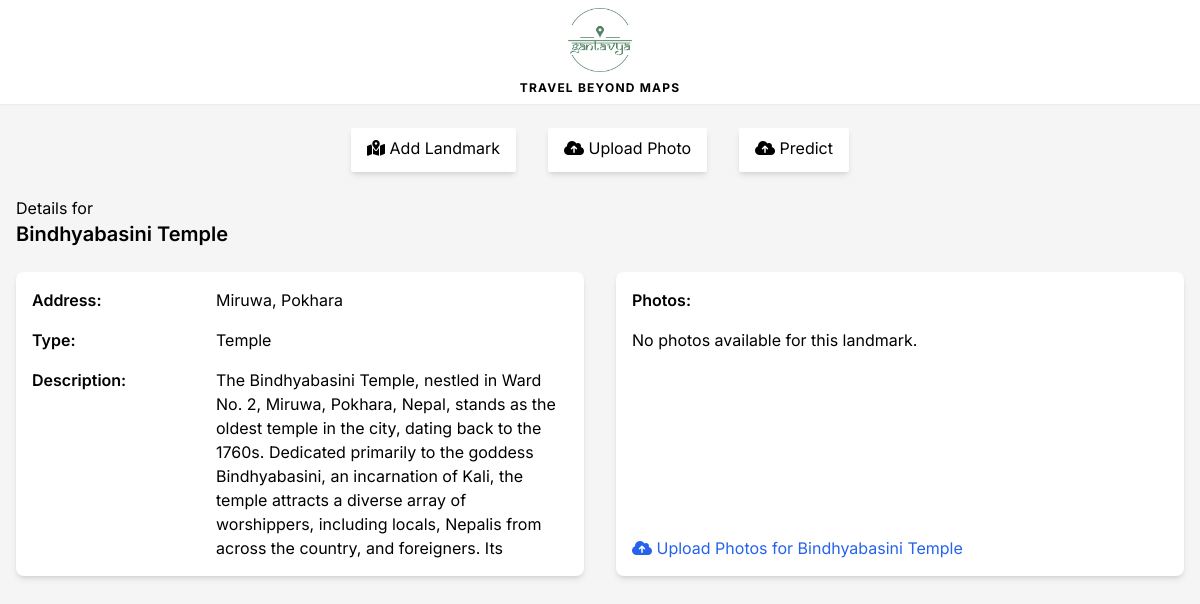
/landmark/8/, run on the app's committed database.
### base/models.py (models this page shows, shortened)
class Landmark(models.Model):
    name = models.CharField(max_length=300,blank=False, null=False) # Pumdikot Shiva Statue
    address = models.CharField(max_length=300,blank=False, null=False) # Pumdikot
    type = models.CharField(max_length=300,blank=False, null=False) # Temple
    description = models.TextField(null=True, blank=True)
    facts = models.TextField(null=True, blank=True)
    longitude = models.CharField(max_length=50, null=True, blank=True)
    latitude = models.CharField(max_length=50, null=True, blank=True)
    saved_by = models.ManyToManyField(User, related_name='saved_landmarks', blank=True) # landmark saved by users
    pred_history = models.ManyToManyField(User, related_name='predicted_landmarks', blank=True) # landmark predicted by users
    updated = models.DateTimeField(auto_now=True)
    created = models.DateTimeField(auto_now_add=True)

### base/views.py (the view)
# urls.py: path('landmark/<int:landmark_id>/', views.landmark_detail, name='landmark_detail'),
def landmark_detail(request, landmark_id):
    landmark = get_object_or_404(Landmark, pk=landmark_id)
    photos = landmark.photos.all()  # Access all photos associated with the landmark
    if request.method == 'POST':
        photo_form = PhotoUploadForm(request.POST, request.FILES)
        if photo_form.is_valid():
            photo = photo_form.save(commit=False)
            photo.place = landmark
            photo.save()
            return redirect('landmark_detail', landmark_id=landmark.id)
    else:
        photo_form = PhotoUploadForm()
    return render(request, 'base/landmark_detail.html', {'landmark': landmark, 'photos': photos, 'photo_form': photo_form})

### base/templates/base/landmark_detail.html
{% extends 'base/index.html' %} {% block title %} Landmark Detail {% endblock %}
{% block body %}
<p>Details for</p>
<h1 class="text-xl font-semibold">{{landmark.name}}</h1>
<div class="mt-6 grid grid-cols-1 md:grid-cols-2 gap-8">
  <div class="w-full h-full shadow-md rounded-lg bg-white p-4 grid grid-cols-1 sm:grid-cols-2 md:grid-cols-3 gap-4 ">
    <p class="col-start-1 col-end-2"><strong class="font-semibold">Address:</strong></p>
    <p class="col-start-2 col-end-4">{{ landmark.address }}</p>
    <p class="col-start-1 col-end-2"><strong class="font-semibold">Type:</strong></p>
    <p class="col-start-2 col-end-4">{{ landmark.type }}</p>
    <p class="col-start-1 col-end-2"><strong class="font-semibold">Description:</strong></p>
    <p class="col-start-2 col-end-4 h-48 w-full overflow-y-auto">
      {% if landmark.description %}
      {{ landmark.description }}
      {% else %}
      No details available.
      {% endif %}
    </p>
  </div>
  <div class="w-full h-full shadow-md rounded-lg bg-white p-4 gap-4 flex flex-col justify-start items-start">
    <h2 class="font-semibold">Photos:</h2>
    <div class="h-full">
      {% if photos %}
      <div class="h-full gap-4 grid grid-cols-1 sm:grid-cols-2 md:grid-cols-3 h-48 overflow-y-auto">
        {% for photo in photos %}
        <form method="post" action="{% url 'landmark_detail' photo.id %}" class="h-full relative group">
          <img src="{{ photo.photo.url }}" alt="Landmark Photo"
            class="w-full h-full object-cover aspect-square rounded-md hover:shadow-xl duration-300 ease-in-out cursor-pointer" />
          {% csrf_token %}
          <button type="submit"
            class="bg-red-500 w-6 shadow-md text-white rounded absolute right-2 top-2 opacity-0 group-hover:opacity-100 group-hover:block duration-300 ease-in-out">
            <i class="fas fa-remove"></i>
          </button>
        </form>
        {% endfor %}
      </div>
      {% else %}
      <p>No photos available for this landmark.</p>
      {% endif %}
    </div>
    <div class="mt-auto text-blue-600  hover:text-blue-800 duration-300 ease-in-out">
      <a href="{% url 'upload_photo' landmark_id=landmark.id %}">
        <i class="fas fa-cloud-upload-alt"></i>
        <span>Upload Photos for {{landmark.name}} </span>
      </a>
    </div>
  </div>
</div>
{% endblock %}

### static/styles/css/globals.css (style rules this page uses)
* { margin: 0; padding: 0; box-sizing: border-box; font-family: 'Inter', sans-serif; }
html { scroll-behavior: smooth; }
body { background-color: #f5f5f5; }

### data on the page
Landmark: name "Bindhyabasini Temple", address "Miruwa, Pokhara", type "Temple", description "The Bindhyabasini Temple, nestled in Ward No. 2, Miruwa, Pokhara, Nepal, stands as the oldest temple in the city, dating back to the 1760s. Dedicated primarily to the goddess Bindhyabasini, an incarnation of Kali, the temple attracts a diverse array of worshippers, including locals, Nepalis from across the country, and foreigners. Its…"
